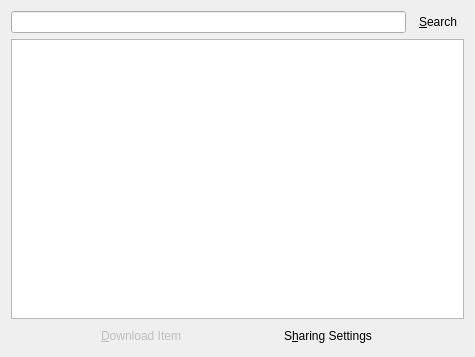
<?xml version="1.0" encoding="UTF-8"?>
<ui version="4.0">
 <class>SearchDialog</class>
 <widget class="QDialog" name="SearchDialog">
  <property name="geometry">
   <rect>
    <x>0</x>
    <y>0</y>
    <width>475</width>
    <height>357</height>
   </rect>
  </property>
  <property name="windowTitle">
   <string>Dialog</string>
  </property>
  <layout class="QVBoxLayout" name="verticalLayout">
   <item>
    <layout class="QHBoxLayout" name="horizontalLayout">
     <item>
      <widget class="QLineEdit" name="searchPatternEdit"/>
     </item>
     <item>
      <widget class="QToolButton" name="searchButton">
       <property name="text">
        <string>&amp;Search</string>
       </property>
       <property name="icon">
        <iconset resource="../systray.qrc">
         <normaloff>:/images/search.png</normaloff>:/images/search.png</iconset>
       </property>
       <property name="iconSize">
        <size>
         <width>32</width>
         <height>32</height>
        </size>
       </property>
       <property name="toolButtonStyle">
        <enum>Qt::ToolButtonFollowStyle</enum>
       </property>
       <property name="autoRaise">
        <bool>true</bool>
       </property>
      </widget>
     </item>
    </layout>
   </item>
   <item>
    <widget class="QListWidget" name="resultsList"/>
   </item>
   <item>
    <layout class="QHBoxLayout" name="horizontalLayout_2">
     <item>
      <widget class="QToolButton" name="downloadButton">
       <property name="enabled">
        <bool>false</bool>
       </property>
       <property name="text">
        <string>&amp;Download Item</string>
       </property>
       <property name="icon">
        <iconset resource="../systray.qrc">
         <normaloff>:/images/download.png</normaloff>:/images/download.png</iconset>
       </property>
       <property name="iconSize">
        <size>
         <width>32</width>
         <height>32</height>
        </size>
       </property>
       <property name="toolButtonStyle">
        <enum>Qt::ToolButtonTextBesideIcon</enum>
       </property>
       <property name="autoRaise">
        <bool>true</bool>
       </property>
       <property name="arrowType">
        <enum>Qt::NoArrow</enum>
       </property>
      </widget>
     </item>
     <item>
      <widget class="QToolButton" name="settingsButton">
       <property name="text">
        <string>S&amp;haring Settings</string>
       </property>
       <property name="icon">
        <iconset resource="../systray.qrc">
         <normaloff>:/images/share-settings.png</normaloff>:/images/share-settings.png</iconset>
       </property>
       <property name="iconSize">
        <size>
         <width>32</width>
         <height>32</height>
        </size>
       </property>
       <property name="toolButtonStyle">
        <enum>Qt::ToolButtonTextBesideIcon</enum>
       </property>
       <property name="autoRaise">
        <bool>true</bool>
       </property>
       <property name="arrowType">
        <enum>Qt::NoArrow</enum>
       </property>
      </widget>
     </item>
    </layout>
   </item>
  </layout>
 </widget>
 <tabstops>
  <tabstop>searchPatternEdit</tabstop>
  <tabstop>searchButton</tabstop>
  <tabstop>resultsList</tabstop>
  <tabstop>downloadButton</tabstop>
 </tabstops>
 <resources>
  <include location="../systray.qrc"/>
 </resources>
 <connections/>
</ui>
